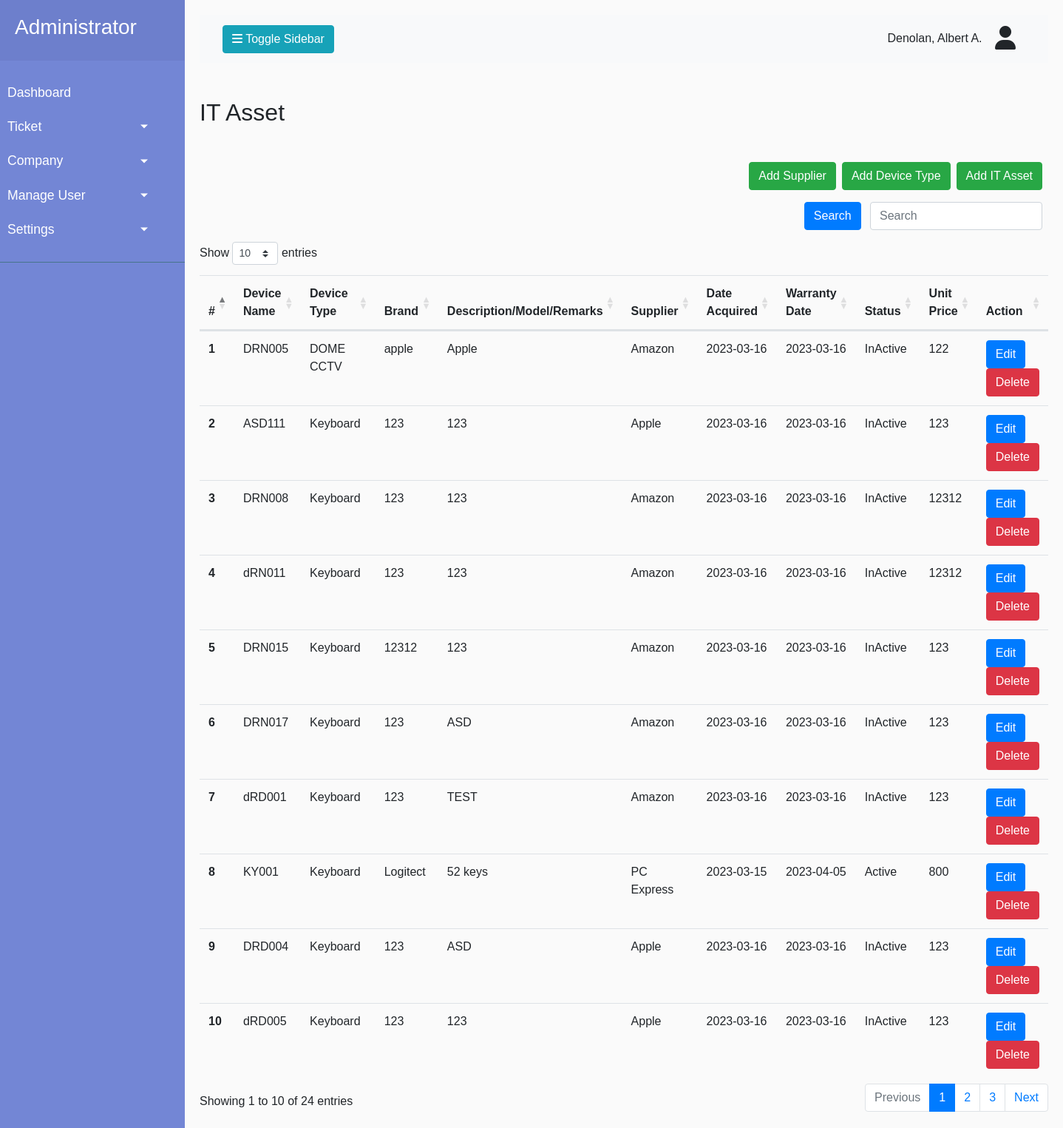
/Admin_side/it_asset.php (signed in), run on the app's committed database.
### tables this page shows
CREATE TABLE `it_asset` (
  `asset_id` int(11) NOT NULL,
  `device_type_id` int(11) NOT NULL DEFAULT 0,
  `device_name` varchar(100) NOT NULL DEFAULT '0',
  `brand` varchar(100) NOT NULL DEFAULT '0',
  `des_mod_rem` varchar(100) NOT NULL DEFAULT '0',
  `serial_number` varchar(100) NOT NULL DEFAULT '0',
  `product_number` varchar(100) NOT NULL DEFAULT '0',
  `supplier_id` int(11) NOT NULL DEFAULT 0,
  `date_acquired` date NOT NULL DEFAULT '1000-01-01',
  `warranty_date` date NOT NULL DEFAULT '1000-01-01',
  `unit_price` int(11) NOT NULL DEFAULT 0,
  `date_created` datetime NOT NULL DEFAULT '1000-01-01 00:00:00',
  `user_id` int(11) NOT NULL DEFAULT 0,
  `modified_by` int(11) NOT NULL DEFAULT 0,
  `date_modified` datetime NOT NULL DEFAULT '1000-01-01 00:00:00',
  `status` int(11) NOT NULL DEFAULT 0
);

CREATE TABLE `device_type` (
  `device_type_id` int(11) NOT NULL,
  `device_type_name` varchar(100) NOT NULL,
  `date_created` timestamp NOT NULL DEFAULT current_timestamp() ON UPDATE current_timestamp(),
  `user_id` int(11) NOT NULL DEFAULT 0,
  `status` int(11) DEFAULT 0,
  `date_modified` datetime NOT NULL DEFAULT '1000-01-01 00:00:00',
  `modified_by` int(11) NOT NULL DEFAULT 0
);

CREATE TABLE `supplier` (
  `supplier_id` int(11) NOT NULL,
  `supplier_name` varchar(100) NOT NULL DEFAULT '0',
  `date_created` datetime NOT NULL DEFAULT '1000-01-01 00:00:00',
  `status` int(11) NOT NULL DEFAULT 0,
  `user_id` int(11) NOT NULL DEFAULT 0,
  `date_modified` datetime NOT NULL DEFAULT '1000-01-01 00:00:00',
  `modified_by` int(11) NOT NULL DEFAULT 0
);

### Admin_side/it_asset.php (the view, shortened to what this page needs)
<?php
include ('../Includes/adminSidebar.php');
?>
<h2 class="my-5">IT Asset</h2>
<link rel="stylesheet" href="../CSS/it_asset.css">
<div class="d-flex justify-content-end mb-2">
  <div class="form-inline d-flex justify-content-end mb-2">
      <button type="button" data-toggle="modal" data-target="#addSupplier" data-backdrop="static" class="btn btn-success mr-2">Add Supplier</button>
  </div>
  <div class="form-inline d-flex justify-content-end mb-2">
      <button type="button" data-toggle="modal" data-target="#addDeviceType" class="btn btn-success mr-2">Add Device Type</button>
  </div>
  <div class="form-inline d-flex justify-content-end mb-2">
      <button type="button" data-toggle="modal" data-target="#addItAsset" data-backdrop="static" class="btn btn-success mr-2">Add IT Asset</button>
  </div>
</div>
<form class="form-inline mb-2 d-flex justify-content-end">
      <div class="">
        <button id="search_itAsset_btn" class="btn btn-primary mr-sm-2 mb-2" type="button">Search</button>
        <input id="itAsset_search" class="form-control mr-sm-2 mb-2 align-middle" type="search" placeholder="Search" aria-label="Search">
      </div>
  </form>
<table class="table" id="table_itAsset">
    <thead>
    <tr>
        <th scope="col">#</th>
        <th scope="col">Device Name</th>
        <th scope="col">Device Type</th>
        <th scope="col">Brand</th>
        <th scope="col">Description/Model/Remarks</th>
        <th scope="col">Supplier</th>
        <th scope="col">Date Acquired</th>
        <th scope="col">Warranty Date</th>
        <th scope="col">Status</th>
        <th scope="col">Unit Price</th>
        <th scope="col">Action</th>
    </tr>
    </thead>
    <tbody class="target-search-itAsset">
      <?php
      $counter = 0;
          $query = "SELECT a.asset_id, a.brand, a.des_mod_rem, a.serial_number, a.product_number,
          c.supplier_name, a.date_acquired, a.warranty_date, a.unit_price, a.device_name, a.date_created, b.device_type_name, a.status
          FROM it_asset a
          INNER JOIN device_type b ON a.device_type_id = b.device_type_id
          INNER JOIN supplier c ON a.supplier_id = c.supplier_id
          ORDER BY b.device_type_name ASC;";
          $result = mysqli_query($con, $query);
          while($row = mysqli_fetch_array($result)){
            $assetId = $row['asset_id'];
            $device_type_name = $row['device_type_name'];
            $brand = $row['brand'];
            $des_mod_rem = $row['des_mod_rem'];
            $supplier_name = $row['supplier_name'];
            $date_acquired = $row['date_acquired'];
            $warranty_date = $row['warranty_date'];
            $unit_price = $row['unit_price'];
            $device_name = $row['device_name'];
            $assetStatus = $row['status'] == 0 ? "InActive" : "Active";
            $counter++;
              ?>
                <tr>
                      <td class="font-weight-bold"><?php echo $counter;?></td>
                      <td><?php echo $device_name;?></td>
                      <td><?php echo $device_type_name;?></td>
                      <td><?php echo $brand;?></td>
                      <td><?php echo $des_mod_rem;?></td>
                      <td><?php echo $supplier_name;?></td>
                      <td><?php echo $date_acquired;?></td>
                      <td><?php echo $warranty_date;?></td>
                      <td><?php echo $assetStatus;?></td>
                      <td><?php echo $unit_price;?></td>
                      <td>
                      <button type="button" data-toggle="modal" data-id="<?php echo $assetId; ?>" class="editAsset btn btn-primary">Edit</button>
                      <button type="button" data-toggle="modal" data-id="<?php echo $assetId; ?>" class="deleteAsset btn btn-danger">Delete</button>
                      </td>
                  </tr>
                  <?php
          }
?>
    </tbody>
</table>
</div>
</div>
<?php
include ('../Includes/adminFooter.php');
?>

### CSS/style.css (style rules this page uses)
body { font-family: 'Poppins', sans-serif; background: #fafafa; }

### data on the page
it_asset: device_name "DRN005", device_type.device_type_name "DOME CCTV", brand "apple", des_mod_rem "Apple", supplier.supplier_name "Amazon", date_acquired "2023-03-16", warranty_date "2023-03-16", status "InActive", unit_price "122"
it_asset: device_name "ASD111", device_type.device_type_name "Keyboard", brand "123", des_mod_rem "123", supplier.supplier_name "Apple", date_acquired "2023-03-16", warranty_date "2023-03-16", status "InActive", unit_price "123"
it_asset: device_name "DRN008", device_type.device_type_name "Keyboard", brand "123", des_mod_rem "123", supplier.supplier_name "Amazon", date_acquired "2023-03-16", warranty_date "2023-03-16", status "InActive", unit_price "12312"
it_asset: device_name "dRN011", device_type.device_type_name "Keyboard", brand "123", des_mod_rem "123", supplier.supplier_name "Amazon", date_acquired "2023-03-16", warranty_date "2023-03-16", status "InActive", unit_price "12312"
it_asset: device_name "DRN015", device_type.device_type_name "Keyboard", brand "12312", des_mod_rem "123", supplier.supplier_name "Amazon", date_acquired "2023-03-16", warranty_date "2023-03-16", status "InActive", unit_price "123"
it_asset: device_name "DRN017", device_type.device_type_name "Keyboard", brand "123", des_mod_rem "ASD", supplier.supplier_name "Amazon", date_acquired "2023-03-16", warranty_date "2023-03-16", status "InActive", unit_price "123"
it_asset: device_name "dRD001", device_type.device_type_name "Keyboard", brand "123", des_mod_rem "TEST", supplier.supplier_name "Amazon", date_acquired "2023-03-16", warranty_date "2023-03-16", status "InActive", unit_price "123"
it_asset: device_name "KY001", device_type.device_type_name "Keyboard", brand "Logitect", des_mod_rem "52 keys", supplier.supplier_name "PC Express", date_acquired "2023-03-15", warranty_date "2023-04-05", status "Active", unit_price "800"
it_asset: device_name "DRD004", device_type.device_type_name "Keyboard", brand "123", des_mod_rem "ASD", supplier.supplier_name "Apple", date_acquired "2023-03-16", warranty_date "2023-03-16", status "InActive", unit_price "123"
it_asset: device_name "dRD005", device_type.device_type_name "Keyboard", brand "123", des_mod_rem "123", supplier.supplier_name "Apple", date_acquired "2023-03-16", warranty_date "2023-03-16", status "InActive", unit_price "123"

### other printed values
$current_full_name "Denolan, Albert A."
